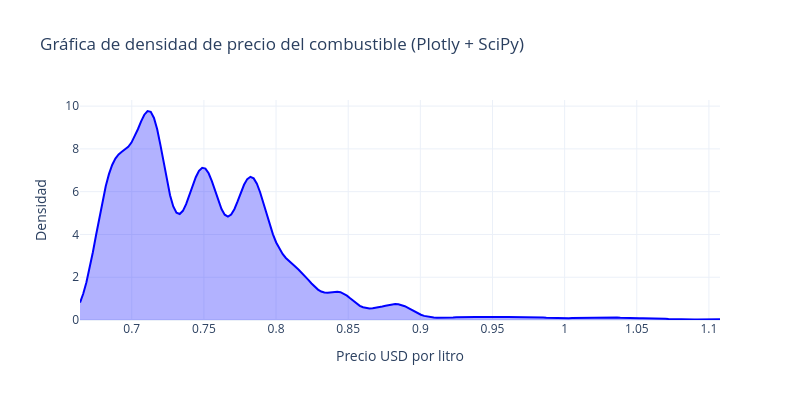

Notebook code for this chart:
### Code cell
import numpy as np
import plotly.graph_objects as go
from scipy.stats import gaussian_kde

# Estimación de densidad usando KDE del precio del combustible
data = df['fuel_price_usd_per_l'].dropna()
kde = gaussian_kde(data)
x_vals = np.linspace(data.min(), data.max(), 200)
y_vals = kde(x_vals)

# Gráfico interactivo
fig = go.Figure()
fig.add_trace(go.Scatter(
    x=x_vals,
    y=y_vals,
    mode='lines',
    line=dict(color='blue', width=2),
    fill='tozeroy',                          # rellena hacia el eje x
    fillcolor='rgba(0, 0, 255, 0.3)',        # azul con transparencia
    name='Densidad KDE',
    hovertemplate='Precio: %{x:.3f} USD/L<br>Densidad: %{y:.3f}<extra></extra>'
))

fig.update_layout(
    title='Gráfica de densidad de precio del combustible (Plotly + SciPy)',
    xaxis_title='Precio USD por litro',
    yaxis_title='Densidad',
    width=800,
    height=400,
    template='plotly_white'
)

fig.show()

### Figure 1 — Plotly figure (JSON) as saved in the notebook; plotly's stock layout.template omitted (floating-point values rounded to 4 significant figures; data arrays with more than 128 entries replaced by an {"elided": "..."} marker saying what was removed)
{"data": [{"fill": "tozeroy", "fillcolor": "rgba(0, 0, 255, 0.3)", "hovertemplate": "Precio: %{x:.3f} USD/L<br>Densidad: %{y:.3f}<extra></extra>", "line": {"color": "blue", "width": 2}, "mode": "lines", "name": "Densidad KDE", "type": "scatter", "x": {"elided": "200 float values"}, "y": {"elided": "200 float values"}}], "layout": {"height": 400, "title": {"text": "Gráfica de densidad de precio del combustible (Plotly + SciPy)"}, "width": 800, "xaxis": {"title": {"text": "Precio USD por litro"}}, "yaxis": {"title": {"text": "Densidad"}}}}
